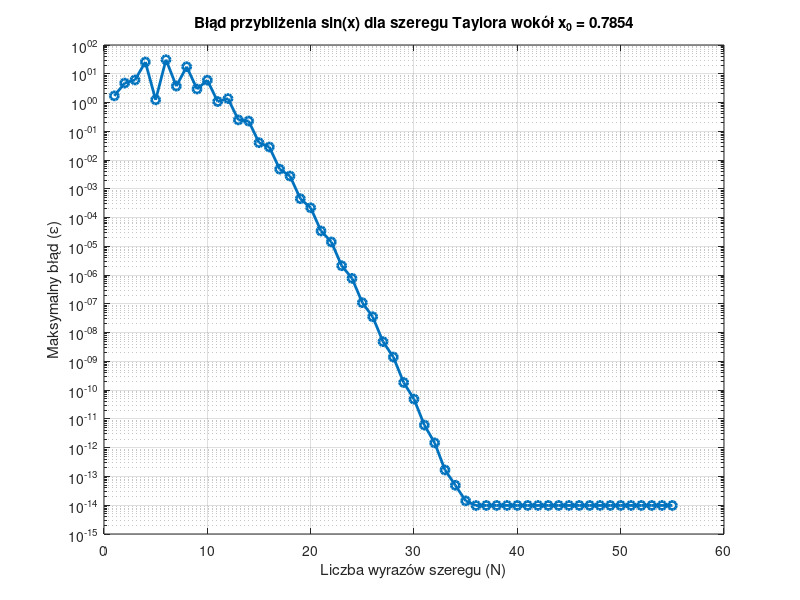

This chart was generated by the following MATLAB code:
xA = 0;
xB = 2*pi;
x = linspace(xA, xB, 1000);
x0 = pi/4; % Punkt rozwinięcia szeregu (różny od 0)

N_max = 55;
wektor_N = 1:N_max;
bledy = zeros(1, N_max); 
y_dokladne = sin(x);

for N = 1:N_max
    y_przyblizone = zeros(size(x));

    for n = 0:(N-1)
        % Wyznaczanie n-tej pochodnej z sin(x) w punkcie x0
        % Cykl pochodnych: sin(x) -> cos(x) -> -sin(x) -> -cos(x)
        reszta = mod(n, 4);
        if reszta == 0
            pochodna = sin(x0);
        elseif reszta == 1
            pochodna = cos(x0);
        elseif reszta == 2
            pochodna = -sin(x0);
        else
            pochodna = -cos(x0);
        end

        % Wzór na wyraz ogólny szeregu Taylora wokół x0
        wyraz = (pochodna / factorial(n)) * ((x - x0).^n);
        y_przyblizone = y_przyblizone + wyraz;
    end

    blad_bezwzgledny = abs(y_dokladne - y_przyblizone);
    bledy(N) = max(blad_bezwzgledny);
end

figure;
semilogy(wektor_N, bledy, '-o', 'LineWidth', 2);
xlabel('Liczba wyrazów szeregu (N)');
ylabel('Maksymalny błąd (\epsilon)');
title(['Błąd przybliżenia sin(x) dla szeregu Taylora wokół x_0 = ', num2str(x0)]);
grid on;
